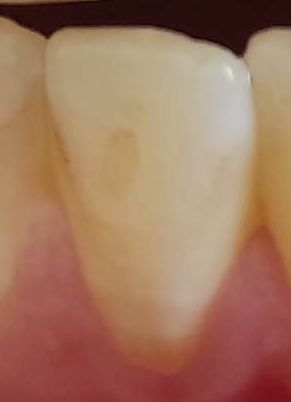
#> input picture images/AA_B_E_14_01_41_O.jpg, 291 x 402 px; its folder holds only this picture in this run
$ python detection_teeth.py
#> lines starting #> are read from the running program, lines starting #| are printed output that depends on the picture; after the words box and inside, x2 and y2 are one past the last pixel; in counts of white or black regions, pixels touching at a corner belong together
#> in warning_message, `cv2.imshow("Warning", warning_message)`:
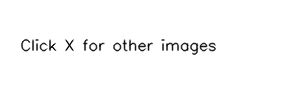
#> window 'Warning': shape (100, 300); min 0, max 255, mean 250.8
import cv2
import numpy as np
import os

class ImageProcessor:
    def __init__(self):
        pass

    def resize_image(self, image, width=400, height=400):
        return cv2.resize(image, (width, height))

    def stack_images_horizontally(self, image_list):
        # Get dimensions of the first image
        width = image_list[0].shape[1]
        height = image_list[0].shape[0]

        # Resize images to have the same height
        resized_images = [self.resize_image(img, height=height) for img in image_list]

        # Stack images horizontally
        stacked_image = np.hstack(resized_images)

        return stacked_image

    # Function to process images
    def process_images(self, image_paths):
        processed_images = []
        for path in image_paths:
            # Load the image
            image = cv2.imread(path)
#> image is the input picture: shape (402, 291, 3); mean B, G, R 93.8, 118.1, 160.9

            # Convert the image to grayscale
            gray = cv2.cvtColor(image, cv2.COLOR_BGR2GRAY)
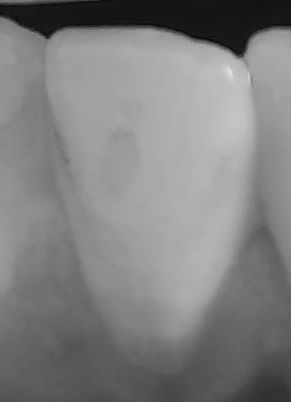
#> gray: shape (402, 291); min 6, max 227, mean 128.2

            # Apply Otsu's thresholding to get binary image
            _, otsu_threshold = cv2.threshold(gray, 0, 255, cv2.THRESH_BINARY + cv2.THRESH_OTSU)
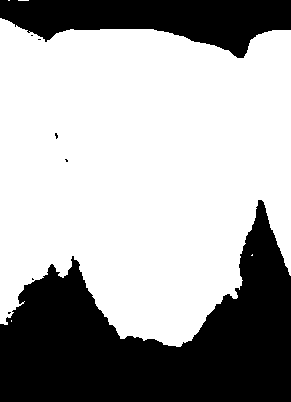
#> otsu_threshold: shape (402, 291); 65.4% white; 8 black regions (6 under 20 px), largest, box (x1, y1, x2, y2) and area: (0, 200, 291, 402) 30458, (0, 0, 291, 58) 10013
            median_brightness = np.median(gray[otsu_threshold == 255])
#> median_brightness = 156
            threshold_value = int(median_brightness * 0.7)  # Adjust this multiplier as needed
#> threshold_value = 109

            # Apply thresholding to create a binary image
            _, binary = cv2.threshold(gray, threshold_value, 255, cv2.THRESH_BINARY_INV )
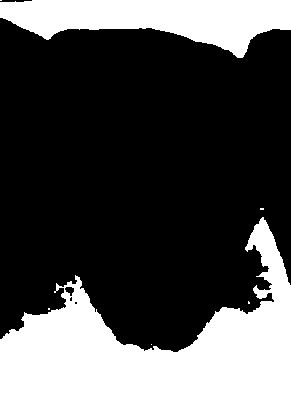
#> binary: shape (402, 291); 30.1% white; 7 white regions (5 under 20 px)

            # Find contours in the binary image
            contours, _ = cv2.findContours(binary, cv2.RETR_EXTERNAL, cv2.CHAIN_APPROX_SIMPLE)
#> contours = 7 contours, 5 with area under 20; largest, box (x1, y1, x2, y2) and area: (0, 217, 291, 402) 24841, (0, 0, 291, 58) 9534

            # Draw contours on the original image
            mask = np.ones_like(binary) * 255
            cv2.drawContours(mask, contours, -1, (0, 0, 0), cv2.FILLED)
#> mask: shape (402, 291); 69.8% white; 7 black regions (5 under 20 px), largest, box (x1, y1, x2, y2) and area: (0, 217, 291, 402) 25415, (0, 0, 291, 58) 9853

            # Apply the mask to remove the areas of interest from the original image
            masked_image = cv2.bitwise_and(image, image, mask=mask)
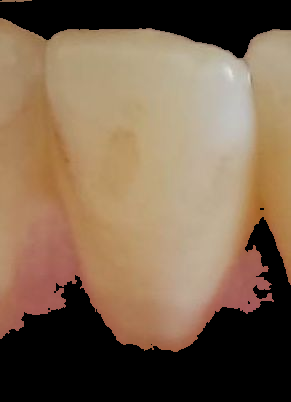
#> masked_image: shape (402, 291, 3); mean B, G, R 78.7, 101.4, 124.7

            # Clean the image to reduce noise
            cleaned_image = self.clean_image(masked_image)

            # Append the processed image to the list
            processed_images.append(cleaned_image)

        return processed_images

    # Function to crop tooth contour
    def crop_tooth_contour(self, image):
        # Convert the image to grayscale
        gray = cv2.cvtColor(image, cv2.COLOR_BGR2GRAY)

        # Apply Otsu's thresholding to get binary image
        _, otsu_threshold = cv2.threshold(gray, 0, 255, cv2.THRESH_BINARY + cv2.THRESH_OTSU)
        median_brightness = np.median(gray[otsu_threshold == 255])
        threshold_value = int(median_brightness * 0.7)  # Adjust this multiplier as needed

        # Apply thresholding to create a binary image
        _, binary = cv2.threshold(gray, threshold_value, 255, cv2.THRESH_BINARY_INV )

        # Find contours in the binary image
        contours, _ = cv2.findContours(binary, cv2.RETR_EXTERNAL, cv2.CHAIN_APPROX_SIMPLE)

        # Assuming largest contour corresponds to the tooth boundary
        if contours:
            largest_contour = max(contours, key=cv2.contourArea)

            # Create a mask for the tooth contour
            tooth_mask = np.zeros_like(gray)
            cv2.drawContours(tooth_mask, [largest_contour], -1, (255), thickness=cv2.FILLED)

            # Bitwise AND operation to keep the tooth area
            tooth_area = cv2.bitwise_and(image, image, mask=tooth_mask)

            # Find bounding box around tooth contour
            x, y, w, h = cv2.boundingRect(largest_contour)

            # Crop the tooth area
            cropped_tooth = tooth_area[y:y+h, x:x+w]

            return cropped_tooth
        else:
            return None

    # Function to clean image (reduce noise)
    def clean_image(self, image):
        # Apply median blur to reduce noise
        cleaned_image = cv2.medianBlur(image, 5)
        return cleaned_image

    # Function to display stacked images
    def display_stacked_images(self, stacked_image):
        cv2.imshow('Stacked Images', stacked_image)
        cv2.waitKey(0)
        cv2.destroyAllWindows()

    def warning_message(self):
        # Display warning message
        warning_message = np.ones((100, 300), dtype=np.uint8) * 255
        cv2.putText(warning_message, "Click X for other images", (20, 50), cv2.FONT_HERSHEY_SIMPLEX, 0.5, (0, 0, 0), 1, cv2.LINE_AA)
        cv2.imshow("Warning", warning_message)
        cv2.waitKey(0)
        cv2.destroyAllWindows()

    def read_image(self):
        folder_path="images/"
        image_paths = [os.path.join(folder_path, filename) for filename in os.listdir(folder_path) if filename.endswith(('.jpg', '.jpeg', '.png', '.gif'))]
        return image_paths

if __name__ == "__main__":
    processor = ImageProcessor()

    image_paths = processor.read_image()

    # Display warning message before processing
    processor.warning_message()

    # Process images
    processed_images = processor.process_images(image_paths)
#> processed_images = 1 item

    # Stack processed images
    stacked_images = [processor.stack_images_horizontally([orig_img, proc_img])
                      for orig_img, proc_img in zip([cv2.imread(path) for path in image_paths], processed_images)]
#> in stack_images_horizontally, `width = image_list[0].shape[1]`: width = 291
#> call 2 of resize_image, with width = 400, height = 402
#> in resize_image (call 2), `return cv2.resize(image, (width, height))`:
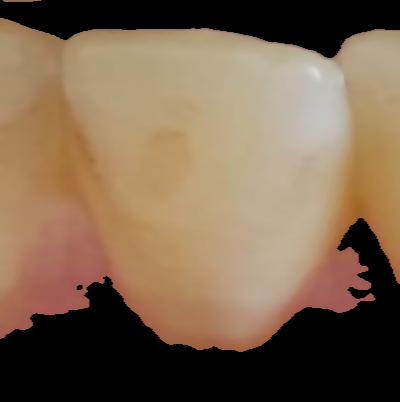
#> returned value: shape (402, 400, 3); mean of channels 0, 1, 2 78.7, 101.4, 124.7; drawn as B, G, R
#> in stack_images_horizontally, `resized_images = [self.resize_image(img, height=height) for img in ima..`: resized_images = 2 items
#> in stack_images_horizontally, `stacked_image = np.hstack(resized_images)`:
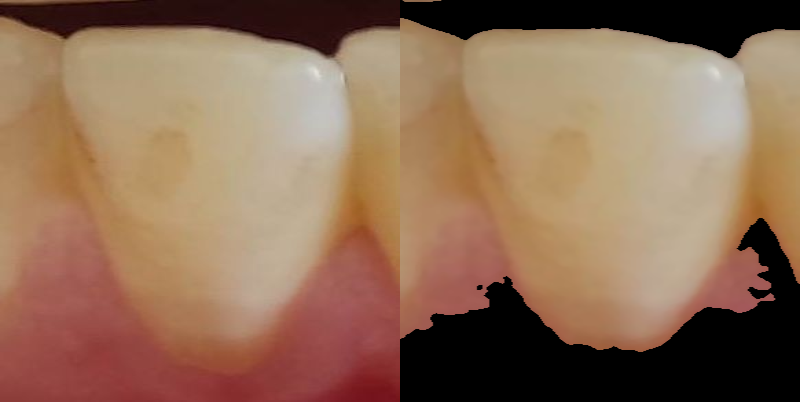
#> stacked_image: shape (402, 800, 3); mean of channels 0, 1, 2 86.3, 109.8, 142.8; drawn as B, G, R
#> stacked_images = 1 item

    # Display stacked images
    for stacked_img in stacked_images:
        processor.display_stacked_images(stacked_img)
#> this loop made 1 pass

$ run again, on images/AD_D_K_12_0_36_A.jpg
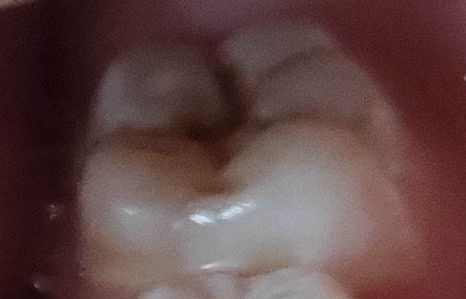
#> input picture images/AD_D_K_12_0_36_A.jpg, 466 x 299 px
#> in process_images, image is the input picture: shape (299, 466, 3); mean B, G, R 67.4, 68.1, 95.7
#> in process_images, `_, otsu_threshold = cv2.threshold(gray, 0, 255, cv2.THRESH_BINARY + cv..`:
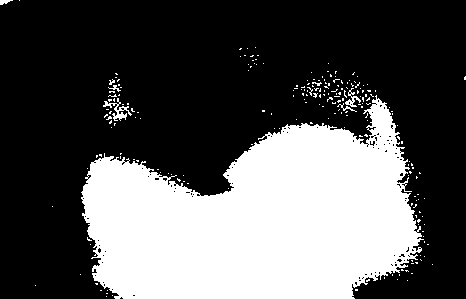
#> otsu_threshold: shape (299, 466); 33.6% white; 216 white regions (208 under 20 px), largest, box (x1, y1, x2, y2) and area: (81, 95, 424, 299) 45683, (103, 98, 132, 121) 196, (345, 88, 361, 107) 102
#> median_brightness = 125
#> threshold_value = 87
#> binary: shape (299, 466); 65.8% white; 206 black regions (196 under 20 px)
#> contours = 85 contours, 84 with area under 20; largest, box (x1, y1, x2, y2) and area: (0, 0, 466, 299) 91588
#> mask: shape (299, 466); 33.2% white; 4 white regions (2 under 20 px), largest, box (x1, y1, x2, y2) and area: (81, 94, 424, 299) 46176, (0, 0, 13, 5) 41
#> processed_images = 1 item
#> width = 466
#> resized_images = 2 items
#> in stack_images_horizontally, `stacked_image = np.hstack(resized_images)`:
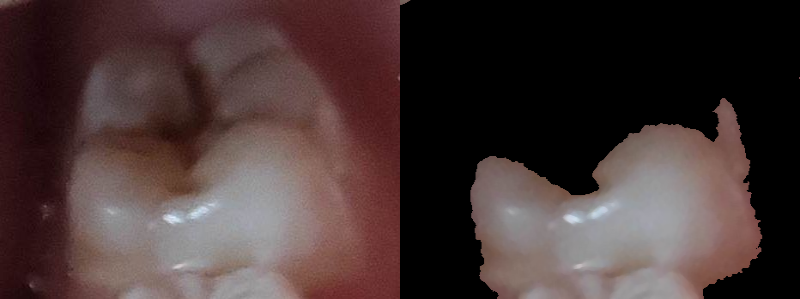
#> stacked_image: shape (299, 800, 3); mean of channels 0, 1, 2 53.4, 54.2, 70.9; drawn as B, G, R
#> stacked_images = 1 item
#> the loop `for stacked_img in stacked_images:` made 1 pass

$ run again, on images/AA_B_E_14_04_12_O_F.jpg
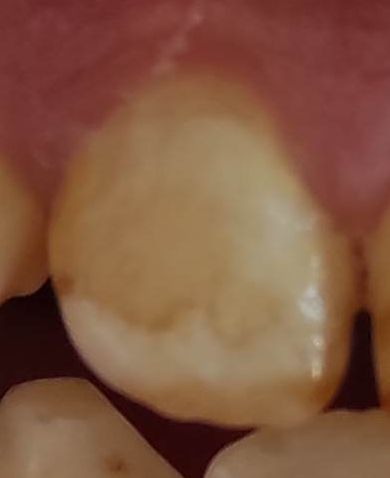
#> input picture images/AA_B_E_14_04_12_O_F.jpg, 390 x 478 px
#> in process_images, image is the input picture: shape (478, 390, 3); mean B, G, R 63.9, 86.4, 129.6
#> in process_images, `_, otsu_threshold = cv2.threshold(gray, 0, 255, cv2.THRESH_BINARY + cv..`:
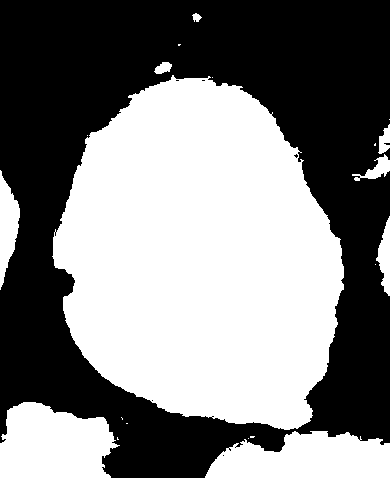
#> otsu_threshold: shape (478, 390); 50.1% white; 7 black regions (6 under 20 px), largest, box (x1, y1, x2, y2) and area: (0, 0, 390, 478) 93026
#> median_brightness = 124
#> threshold_value = 86
#> binary: shape (478, 390); 40.7% white; 23 white regions (19 under 20 px)
#> contours = 23 contours, 20 with area under 20; largest, box (x1, y1, x2, y2) and area: (0, 0, 390, 478) 74444, (107, 455, 131, 475) 272, (145, 467, 152, 478) 24
#> mask: shape (478, 390); 59% white; 23 black regions (19 under 20 px), largest, box (x1, y1, x2, y2) and area: (0, 0, 390, 478) 75977, (107, 455, 131, 475) 308, (145, 467, 152, 478) 39, (362, 122, 369, 126) 23
#> processed_images = 1 item
#> width = 390
#> resized_images = 2 items
#> in stack_images_horizontally, `stacked_image = np.hstack(resized_images)`:
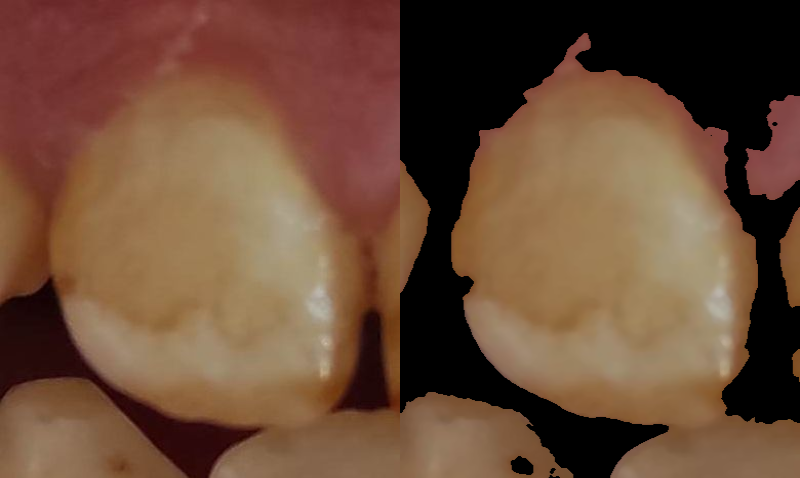
#> stacked_image: shape (478, 800, 3); mean of channels 0, 1, 2 55.5, 76.3, 108.2; drawn as B, G, R
#> stacked_images = 1 item
#> the loop `for stacked_img in stacked_images:` made 1 pass

$ run again, on images/AA_B_K_10_05_11_O.jpg
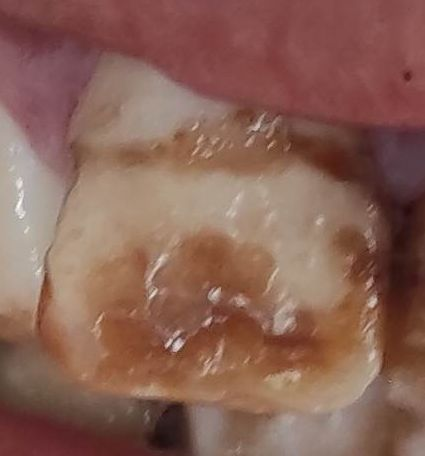
#> input picture images/AA_B_K_10_05_11_O.jpg, 425 x 456 px
#> in process_images, image is the input picture: shape (456, 425, 3); mean B, G, R 85.3, 97.9, 137.3
#> otsu_threshold: shape (456, 425); 40.4% white; 99 white regions (73 under 20 px), largest, box (x1, y1, x2, y2) and area: (0, 61, 382, 456) 75407, (388, 378, 425, 408) 652, (403, 431, 425, 456) 378
#> median_brightness = 142
#> threshold_value = 99
#> binary: shape (456, 425); 45.6% white; 107 white regions (96 under 20 px)
#> contours = 106 contours, 97 with area under 20; largest, box (x1, y1, x2, y2) and area: (0, 0, 425, 384) 60044, (0, 273, 199, 456) 13784, (110, 243, 334, 379) 10738, (363, 399, 425, 456) 2092, (230, 410, 263, 433) 346
#> mask: shape (456, 425); 53.5% white; 106 black regions (95 under 20 px), largest, box (x1, y1, x2, y2) and area: (0, 0, 425, 384) 61136, (0, 273, 199, 456) 14236, (110, 243, 334, 379) 11367
#> processed_images = 1 item
#> width = 425
#> resized_images = 2 items
#> in stack_images_horizontally, `stacked_image = np.hstack(resized_images)`:
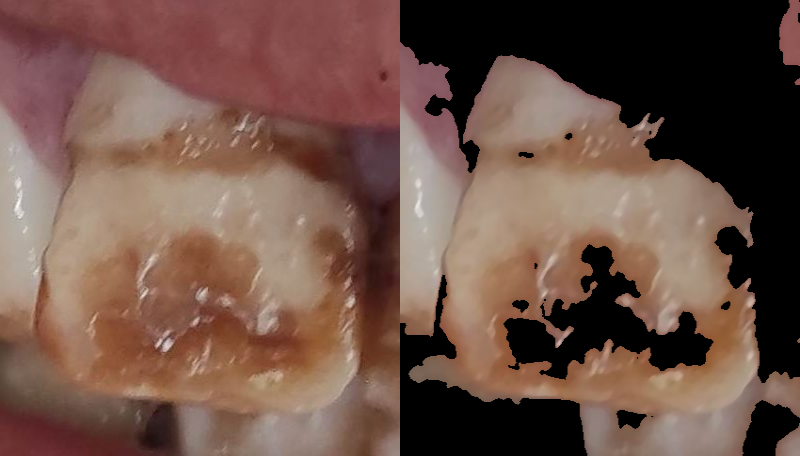
#> stacked_image: shape (456, 800, 3); mean of channels 0, 1, 2 71.4, 82.5, 110.8; drawn as B, G, R
#> stacked_images = 1 item
#> the loop `for stacked_img in stacked_images:` made 1 pass
